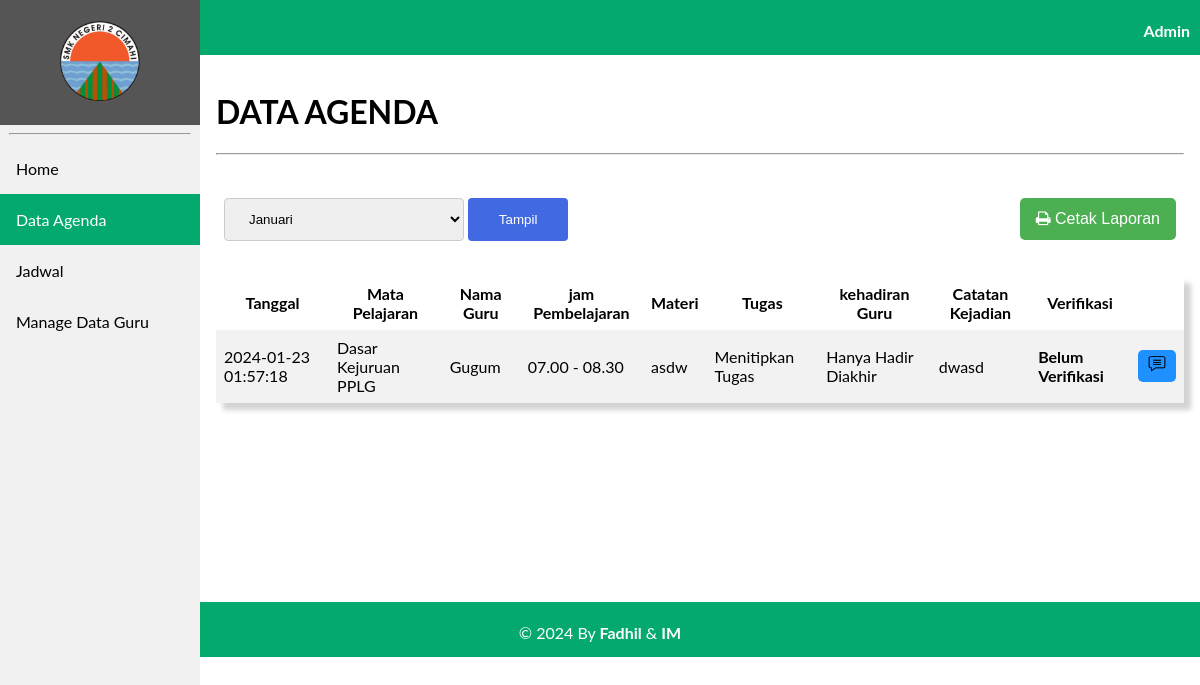
The app's page /agenda/data_admin.php, older data.
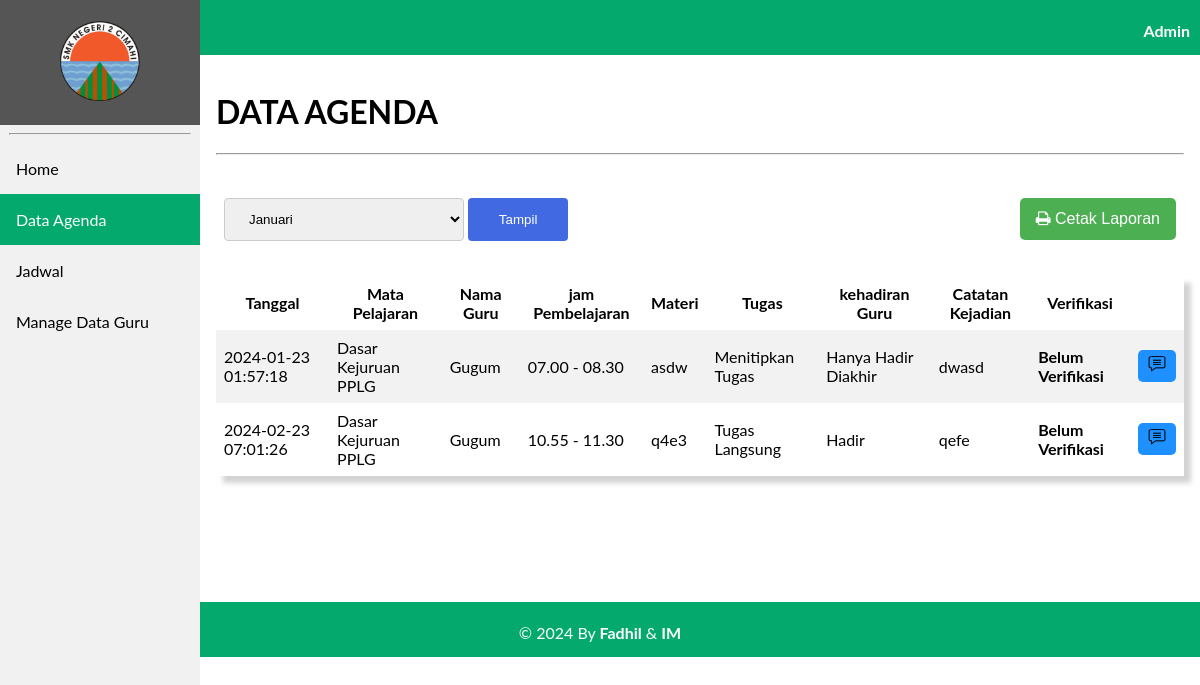
The same page, newer data.
### tables this page shows
CREATE TABLE `tb_agenda` (
  `id_agenda` int(11) NOT NULL,
  `tgl` timestamp NOT NULL DEFAULT current_timestamp() ON UPDATE current_timestamp(),
  `jam_masuk` varchar(50) NOT NULL,
  `jam_selesai` varchar(50) NOT NULL,
  `nip` varchar(18) NOT NULL,
  `id_kelas` varchar(6) NOT NULL,
  `id_mapel` varchar(6) NOT NULL,
  `tugas` enum('Tugas Langsung','Menitipkan Tugas','Tidak Ada Tugas') NOT NULL,
  `materi` varchar(200) NOT NULL,
  `evaluasi` varchar(200) NOT NULL,
  `kehadiran` enum('Hadir','Tidak Hadir','Hanya Hadir Diakhir','Hanya Hadir Diawal') NOT NULL,
  `verifikasi` varchar(50) NOT NULL,
  `comment` text NOT NULL
);

CREATE TABLE `tb_mapel` (
  `id_mapel` varchar(6) NOT NULL,
  `nama_mapel` varchar(70) NOT NULL
);

CREATE TABLE `tb_guru` (
  `nip` varchar(18) NOT NULL,
  `id_mapel` varchar(6) NOT NULL,
  `nama_guru` varchar(100) NOT NULL,
  `password` varchar(100) NOT NULL,
  `role` int(11) NOT NULL
);

### agenda/data_admin.php (the view, shortened to what this page needs)
<?php
    $tgl = "";
    include 'koneksi.php';
    if(isset($_POST['submit'])){
        $tgl = $_POST['tampil'];
        $sql = "SELECT tb_agenda.id_agenda, tb_mapel.nama_mapel, tb_agenda.materi, tb_agenda.tugas, tb_guru.nama_guru, tb_agenda.kehadiran,
                tb_agenda.tgl, tb_agenda.evaluasi, tb_agenda.verifikasi, tb_agenda.jam_masuk, tb_agenda.jam_selesai FROM tb_agenda INNER JOIN tb_mapel ON tb_agenda.id_mapel = tb_mapel.id_mapel
                INNER JOIN tb_guru ON tb_agenda.nip = tb_guru.nip WHERE tgl BETWEEN '$tgl'";
        $level = mysqli_query($Conn, $sql);
    }else{
        $sql = "SELECT tb_agenda.id_agenda, tb_mapel.nama_mapel, tb_agenda.materi, tb_agenda.tugas, tb_guru.nama_guru, tb_agenda.kehadiran,
                tb_agenda.tgl, tb_agenda.evaluasi, tb_agenda.verifikasi, tb_agenda.jam_masuk, tb_agenda.jam_selesai FROM tb_agenda INNER JOIN tb_mapel ON tb_agenda.id_mapel = tb_mapel.id_mapel
                INNER JOIN tb_guru ON tb_agenda.nip = tb_guru.nip";
        $level = mysqli_query($Conn, $sql);
    }
?>
<!DOCTYPE html>
<html>
<head>
    <link rel="stylesheet" href="navbar.css">
    <link rel="stylesheet" href="https://cdnjs.cloudflare.com/ajax/libs/font-awesome/4.7.0/css/font-awesome.min.css">
<body>
    <header>
        <div class="sidebar">
            <a href="beranda3.php"><center><img src="image/2cmi.PNG" style="width: 80px; padding: 5px;"></center></a>
            <hr  style="width: 90%;">
            <a href="beranda3.php">Home</a>
            <a class="active" href="data_admin.php">Data Agenda</a>
            <a href="jadwal.php">Jadwal</a>
            <a href="manage_data_guru.php">Manage Data Guru</a>
        </div>
    </header>
    <div class="head" style="display: inline-block;">
        <p style="margin-right: 10px;"><b>Admin</b></p>
    </div>
    <div class="content">
<h1>DATA AGENDA</h1><hr>
<br>
<table>
    <tr>
        <td>
            <form action="data_admin.php" method="POST">
                <select name="tampil">
                    <option value="2024-01-01 01:00:0' AND '2024-01-31 23:59:0">Januari</option>
                </select>
                <input type="submit" name="submit" value="Tampil">
            </form>
        </td>
        <td align="right"><a href="cetak_laporan.php?tgl=<?= $tgl ?>" target="_blank"><button class="btn1" style=""><i class="fa fa-print"></i> Cetak Laporan</button></a></td>
    </tr>
</table><br>
<center>
<table style="box-shadow: 7px 7px 5px lightgrey;">
        <tr>
            <th>Tanggal</th>
            <th>Mata Pelajaran</th>
            <th>Nama Guru</th>
            <th>jam Pembelajaran</th>
            <th>Materi</th>
            <th>Tugas </th>
            <th>kehadiran Guru</th>
            <th>Catatan Kejadian </th>
            <th>Verifikasi</th>
        </tr>
    <?php foreach ($level as $row) : ?>
        <tr>
                <td><?= $row["tgl"];?></td>
                <td><?= $row["nama_mapel"];?></td>
                <td><?= $row["nama_guru"];?></td>
                <td><?= $row["jam_masuk"]." - ".$row['jam_selesai'];?></td>
                <td><?= $row["materi"];?></td>
                <td><?= $row["tugas"];?></td>
                <td><?= $row["kehadiran"];?></td>
                <td><?= $row["evaluasi"];?></td>
                <td><b><?= $row["verifikasi"];?></b></td>
                <td><a href="comment_admin.php?a=<?= $row["id_agenda"]; ?>" style="text-decoration: none;""><button class="btn"><img src="image/comment.PNG" width="18px"></button></a></td>
            </tr>
            <?php endforeach ;
            ?>
</table>
    </center>
</div>
<div class="footer">
        <p>&copy; 2024 By <b>Fadhil</b> & <b>IM</b></p>
    </div>

### agenda/navbar.css (style rules this page uses)
body { margin: 0; font-family: "Lato", sans-serif; }
.sidebar { margin: 0; padding: 0; width: 200px; background-color: #f1f1f1; position: fixed; height: 100%; overflow: auto; }
.sidebar a { display: block; color: black; padding: 16px; text-decoration: none; }
.sidebar a.active { background-color: #04AA6D; color: white; }
div.content { margin-left: 200px; padding: 16px; min-height: 515px; }
.head { width: 100%; height: 50px; padding-top: 5px; text-align: right; color: white; background-color: #04AA6D; }
.footer { width: 100%; height: 50px; background-color: #04AA6D; bottom: 0; text-align: center; color: white; padding-top: 5px; }

### agenda/data_admin.php (style rules this page uses)
table { border-collapse: collapse; width: 100%; }
th, td { color: black; padding: 8px; }
th { text-align: center; }
tr:nth-child(even) { background-color: #f2f2f2 }
.btn1 { background-color: #4CAF52; border: none; border-radius: 5px; color: white; padding: 12px 16px; font-size: 16px; cursor: pointer; }
.btn { background-color: DodgerBlue; border: none; border-radius: 5px; color: white; padding: 5px 10px; font-size: 16px; cursor: pointer; }
select { width: 240px; padding: 12px 20px; margin: 8px 0; display: inline-block; border: 1px solid #ccc; border-radius: 4px; box-sizing: border-box; }
input[type=submit] { width: 100px; background-color: RoyalBlue; color: white; padding: 14px 20px; margin: 8px 0; border: none; border-radius: 4px; cursor: pointer; }

Row changes from the older to the newer data that the page shows:
added tb_agenda: tgl "2024-02-23 07:01:26", id_mapel.nama_mapel "Dasar Kejuruan PPLG", nip.nama_guru "Gugum", jam_masuk "10.55", jam_selesai "11.30", materi "q4e3", tugas "Tugas Langsung", kehadiran "Hadir", evaluasi "qefe", verifikasi "Belum Verifikasi"
